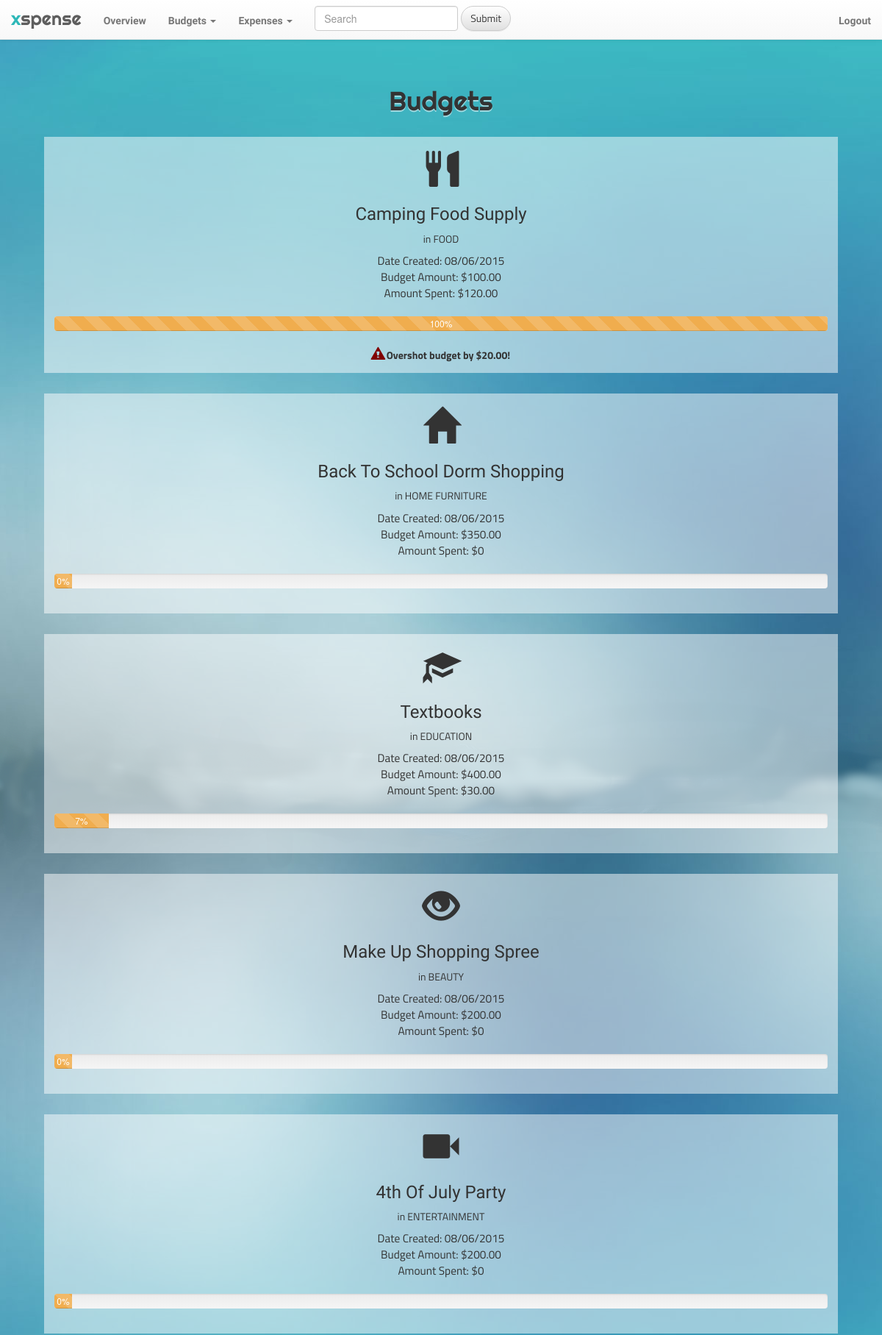
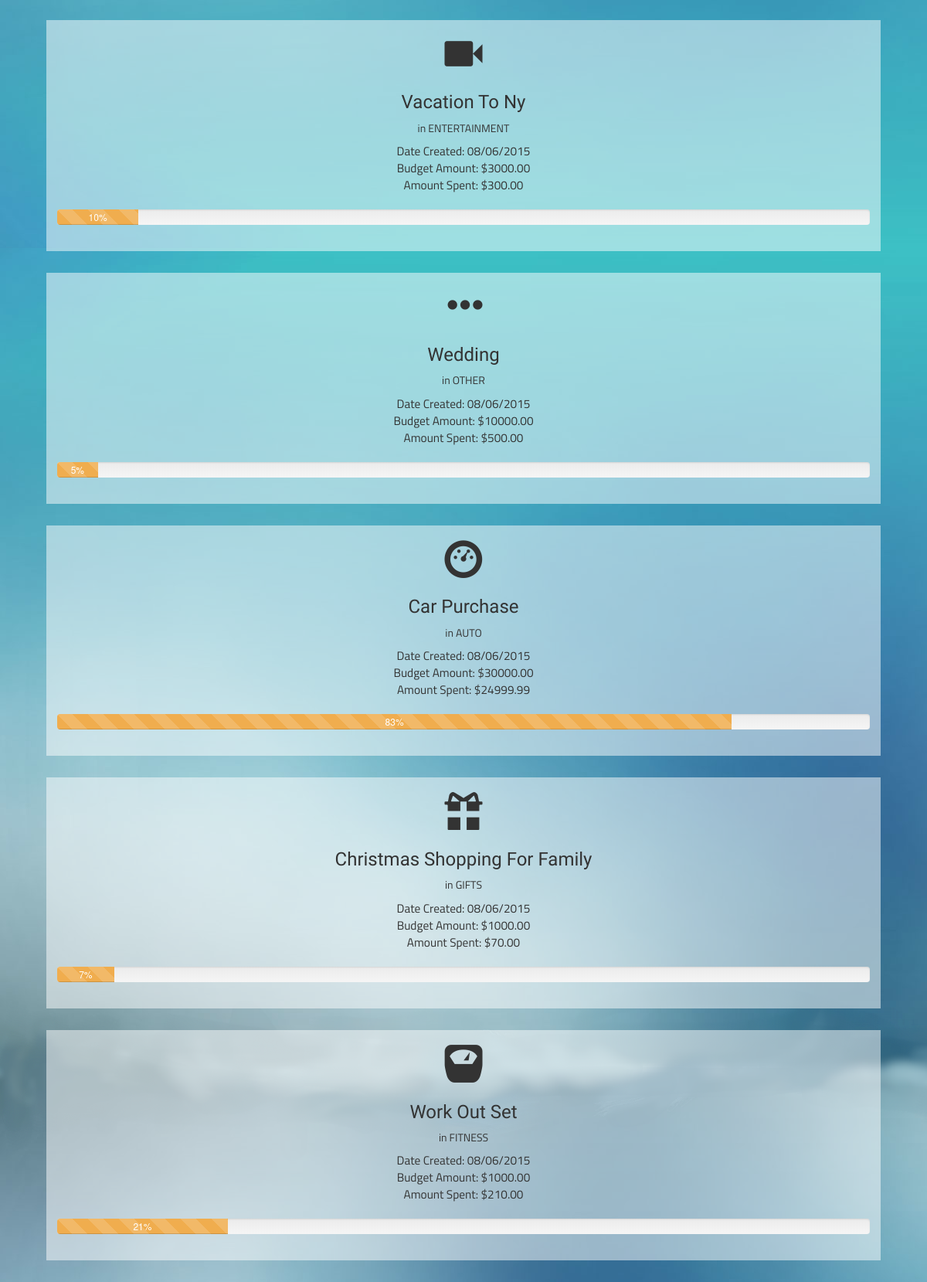
Screenshot of /budgets (signed in) with the database file from the repository (2 pictures, top to bottom).
### app_xspense/models.py (models this page shows, shortened)
class Budget(models.Model):
	ELECTRONICS = 0
	OFFICE = 1
	ENTERTAINMENT = 2
	HOME_FURNITURE = 3
	CLOTHES = 4
	BABY_KIDS = 5
	TOYS_GAMES_CRAFTS = 6
	FOOD = 7
	HEALTH = 8
	BEAUTY = 9
	SPORTS_FITNESS = 10
	AUTO = 11
	GIFTS = 12
	OTHER = 13
	EDUCATION = 14
	category_choices = [
		(ELECTRONICS, 'electronics'),
		(OFFICE, 'office'),
		(ENTERTAINMENT, 'entertainment'),
		(HOME_FURNITURE, 'home/furniture'),
		(CLOTHES, 'clothes'),
		(BABY_KIDS, 'baby/kids'),
		(TOYS_GAMES_CRAFTS, 'toys/games/crafts'),
		(FOOD, 'food'),
		(HEALTH, 'health'),
		(BEAUTY, 'beauty'),
		(SPORTS_FITNESS, 'sports/fitness'),
		(AUTO, 'auto'),
		(GIFTS, 'gifts'),
		(OTHER, 'other'),
		(EDUCATION, 'education')
		]
	category = models.IntegerField(choices=category_choices, default=13)
	user = models.ForeignKey('auth.User', null=True)
	purpose = models.TextField()
	amount = models.DecimalField(max_digits=9, decimal_places=2)
	date_created = models.DateTimeField(
		default=timezone.now)

class Expense(models.Model):
	user = models.ForeignKey('auth.User', null=True)
	budget = models.ForeignKey(Budget, on_delete=models.CASCADE, null=True, blank=True)
	item = models.TextField()
	price = models.DecimalField(max_digits=9, decimal_places=2)
	date = models.DateTimeField(
		default=timezone.now)
	location = models.TextField()

### app_xspense/views.py (the view)
# urls.py: url(r'^budgets$', views.all_budgets, name='all_budgets'),
@login_required
def all_budgets(request):
	budgets = Budget.objects.filter(user=request.user).order_by('category').order_by('-date_created')
	return render(request, 'app_xspense/budgets.html', {'budgets': budgets})

### app_xspense/templatetags/filters.py (called while the page is built)
@register.filter(name='categoryString')
def categoryString(value):
	return {
		0: 'ELECTRONICS',
        1: 'OFFICE',
        2: 'ENTERTAINMENT',
        3: 'HOME FURNITURE',
        4: 'CLOTHES',
        5: 'BABY & KIDS',
        6: 'TOYS & GAMES',
        7: 'FOOD',
        8: 'HEALTH',
        9: 'BEAUTY',
        10: 'FITNESS',
        11: 'AUTO',
        12: 'GIFTS',
        13: 'OTHER',
        14: 'EDUCATION'
    }.get(value, 13)

@register.filter(name='sumExpenses')
def sumExpenses(expenses):
	total = 0;
	for expense in expenses:
		total = total + expense.price
	return total

@register.filter(name='icon')
def icon(category):
    icon = {
        0: 'headphones',
        1: 'paperclip',
        2: 'facetime-video',
        3: 'home',
        4: 'sunglasses',
        5: 'ice-lolly-tasted',
        6: 'bishop',
        7: 'cutlery',
        8: 'plus-sign',
        9: 'eye-open',
        10: 'scale',
        11: 'dashboard',
        12: 'gift',
        13: 'option-horizontal',
        14: 'education'
    }.get(category, 13)
    return '<span class="glyphicon glyphicon-' + icon + ' small-12 medium-1 columns" aria-hidden="true"></span>'

### app_xspense/templates/app_xspense/budgets.html
{% extends "app_xspense/base.html" %}
{% load filters %}
{% block content %}
	<h1 class="head-title">Budgets</h1>
	{% for budget in budgets %}
		<div class="solo-page container" style="width: 90%">
			<section class="small-6 columns">
				{{ budget.category|icon|safe }}
				<div class="small-12 medium-9 columns">
					<h3 class="title">{{ budget.purpose|title }}</h3>
					<h5>in {{ budget.category|categoryString }}</h5>
					<p>Date Created: {{ budget.date_created|date:"m/d/Y" }}</p>
				</div>
			</section>
			<section class="small-6 columns">
				<div class="row">
					<p class="small-12 medium-6 columns">Budget Amount: ${{ budget.amount }}</p>
					<p class="small-12 medium-6 columns">Amount Spent: ${{ budget.expense_set.all | sumExpenses}}</p>
				</div>
				<br>
				{{ budget | progress | safe }}
			</section>
		</div>
	{% endfor %}
{% endblock %}

### app_xspense/static/css/xspense.css (style rules this page uses)
body { margin-top: 100px; background: url(../img/fixed.png); }
h1 { font-family: 'Righteous', cursive; }
h2, h3, h5 { font-family: 'Handlee', cursive; }
p { font-family: 'Titillium Web', sans-serif; padding: 0; margin: 0; }
.row { margin: 0 0.8333rem 0 0.8333rem; width: auto; max-width: 100%; }
.solo-page { background-color: rgba(255, 255, 255, 0.5); margin-bottom: 2em; padding: 1em; }
.solo-page section { text-align: center; }
.solo-page section h5 { padding: 2px; font-family: 'Titillium Web', sans-serif; }
.solo-page p { font-size: 1.1em; }
.solo-page .glyphicon { font-size: 3.5em; line-height: 1.2em; padding-left: 0; }
.solo-page #warning-icon { font-size: 1.2em; color: maroon; text-align: right; }
.solo-page .warning { font-family: 'Titillium Web', sans-serif; font-weight: bold; }
.head-title { text-align: center; padding: 0.5em; text-shadow: 0 2px rgba(255, 255, 255, 0.5); }

### rows the page displays
Budget: purpose "Camping Food Supply", category|categoryString "FOOD", date_created "08/06/2015", amount "100.00", expense_set.all|sumExpenses "120.00", id+amount "100% Overshot budget by $20.00!"
Budget: purpose "Back To School Dorm Shopping", category|categoryString "HOME FURNITURE", date_created "08/06/2015", amount "350.00", expense_set.all|sumExpenses "0", id+amount "0%"
Budget: purpose "Textbooks", category|categoryString "EDUCATION", date_created "08/06/2015", amount "400.00", expense_set.all|sumExpenses "30.00", id+amount "7%"
Budget: purpose "Make Up Shopping Spree", category|categoryString "BEAUTY", date_created "08/06/2015", amount "200.00", expense_set.all|sumExpenses "0", id+amount "0%"
Budget: purpose "4th Of July Party", category|categoryString "ENTERTAINMENT", date_created "08/06/2015", amount "200.00", expense_set.all|sumExpenses "0", id+amount "0%"
Budget: purpose "Vacation To Ny", category|categoryString "ENTERTAINMENT", date_created "08/06/2015", amount "3000.00", expense_set.all|sumExpenses "300.00", id+amount "10%"
Budget: purpose "Wedding", category|categoryString "OTHER", date_created "08/06/2015", amount "10000.00", expense_set.all|sumExpenses "500.00", id+amount "5%"
Budget: purpose "Car Purchase", category|categoryString "AUTO", date_created "08/06/2015", amount "30000.00", expense_set.all|sumExpenses "24999.99", id+amount "83%"
Budget: purpose "Christmas Shopping For Family", category|categoryString "GIFTS", date_created "08/06/2015", amount "1000.00", expense_set.all|sumExpenses "70.00", id+amount "7%"
Budget: purpose "Work Out Set", category|categoryString "FITNESS", date_created "08/06/2015", amount "1000.00", expense_set.all|sumExpenses "210.00", id+amount "21%"
